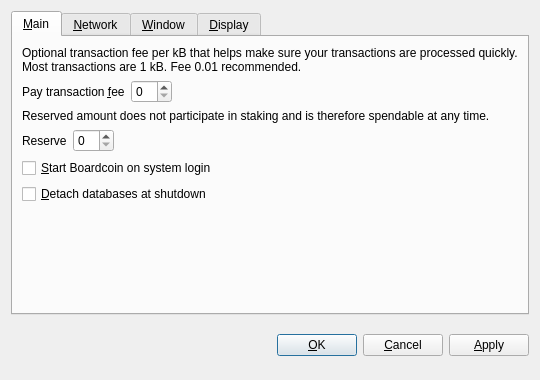
<?xml version="1.0" encoding="UTF-8"?>
<ui version="4.0">
 <class>OptionsDialog</class>
 <widget class="QDialog" name="OptionsDialog">
  <property name="geometry">
   <rect>
    <x>0</x>
    <y>0</y>
    <width>540</width>
    <height>380</height>
   </rect>
  </property>
  <property name="windowTitle">
   <string>Options</string>
  </property>
  <property name="modal">
   <bool>true</bool>
  </property>
  <layout class="QVBoxLayout" name="verticalLayout">
   <item>
    <widget class="QTabWidget" name="tabWidget">
     <property name="tabPosition">
      <enum>QTabWidget::North</enum>
     </property>
     <property name="currentIndex">
      <number>0</number>
     </property>
     <widget class="QWidget" name="tabMain">
      <attribute name="title">
       <string>&amp;Main</string>
      </attribute>
      <layout class="QVBoxLayout" name="verticalLayout_Main">
       <item>
        <widget class="QLabel" name="transactionFeeInfoLabel">
         <property name="text">
          <string>Optional transaction fee per kB that helps make sure your transactions are processed quickly. Most transactions are 1 kB. Fee 0.01 recommended.</string>
         </property>
         <property name="textFormat">
          <enum>Qt::PlainText</enum>
         </property>
         <property name="wordWrap">
          <bool>true</bool>
         </property>
        </widget>
       </item>
       <item>
        <layout class="QHBoxLayout" name="horizontalLayoutFee">
         <item>
          <widget class="QLabel" name="transactionFeeLabel">
           <property name="text">
            <string>Pay transaction &amp;fee</string>
           </property>
           <property name="textFormat">
            <enum>Qt::PlainText</enum>
           </property>
           <property name="buddy">
            <cstring>transactionFee</cstring>
           </property>
          </widget>
         </item>
         <item>
          <widget class="BitcoinAmountField" name="transactionFee"/>
         </item>
         <item>
          <spacer name="horizontalSpacerFee">
           <property name="orientation">
            <enum>Qt::Horizontal</enum>
           </property>
           <property name="sizeHint" stdset="0">
            <size>
             <width>40</width>
             <height>20</height>
            </size>
           </property>
          </spacer>
         </item>
        </layout>
       </item>
       <item>
        <widget class="QLabel" name="reserveBalanceInfoLabel">
         <property name="text">
          <string>Reserved amount does not participate in staking and is therefore spendable at any time.</string>
         </property>
         <property name="textFormat">
          <enum>Qt::PlainText</enum>
         </property>
         <property name="wordWrap">
          <bool>true</bool>
         </property>
        </widget>
       </item>
       <item>
        <layout class="QHBoxLayout" name="horizontalLayoutReserveBalance">
         <item>
          <widget class="QLabel" name="reserveBalanceLabel">
           <property name="text">
            <string>Reserve</string>
           </property>
           <property name="textFormat">
            <enum>Qt::PlainText</enum>
           </property>
           <property name="buddy">
            <cstring>reserveBalance</cstring>
           </property>
          </widget>
         </item>
         <item>
          <widget class="BitcoinAmountField" name="reserveBalance"/>
         </item>
         <item>
          <spacer name="horizontalSpacerReserveBalance">
           <property name="orientation">
            <enum>Qt::Horizontal</enum>
           </property>
           <property name="sizeHint" stdset="0">
            <size>
             <width>40</width>
             <height>20</height>
            </size>
           </property>
          </spacer>
         </item>
        </layout>
       </item>
       <item>
        <widget class="QCheckBox" name="bitcoinAtStartup">
         <property name="toolTip">
          <string>Automatically start Boardcoin after logging in to the system.</string>
         </property>
         <property name="text">
          <string>&amp;Start Boardcoin on system login</string>
         </property>
        </widget>
       </item>
       <item>
        <widget class="QCheckBox" name="detachDatabases">
         <property name="toolTip">
          <string>Detach block and address databases at shutdown. This means they can be moved to another data directory, but it slows down shutdown. The wallet is always detached.</string>
         </property>
         <property name="text">
          <string>&amp;Detach databases at shutdown</string>
         </property>
        </widget>
       </item>
       <item>
        <spacer name="verticalSpacer_Main">
         <property name="orientation">
          <enum>Qt::Vertical</enum>
         </property>
         <property name="sizeHint" stdset="0">
          <size>
           <width>20</width>
           <height>40</height>
          </size>
         </property>
        </spacer>
       </item>
      </layout>
     </widget>
     <widget class="QWidget" name="tabNetwork">
      <attribute name="title">
       <string>&amp;Network</string>
      </attribute>
      <layout class="QVBoxLayout" name="verticalLayout_Network">
       <item>
        <widget class="QCheckBox" name="mapPortUpnp">
         <property name="toolTip">
          <string>Automatically open the Boardcoin client port on the router. This only works when your router supports UPnP and it is enabled.</string>
         </property>
         <property name="text">
          <string>Map port using &amp;UPnP</string>
         </property>
        </widget>
       </item>
       <item>
        <widget class="QCheckBox" name="connectSocks">
         <property name="toolTip">
          <string>Connect to the Boardcoin network through a SOCKS proxy (e.g. when connecting through Tor).</string>
         </property>
         <property name="text">
          <string>&amp;Connect through SOCKS proxy:</string>
         </property>
        </widget>
       </item>
       <item>
        <layout class="QHBoxLayout" name="horizontalLayout_Network">
         <item>
          <widget class="QLabel" name="proxyIpLabel">
           <property name="text">
            <string>Proxy &amp;IP:</string>
           </property>
           <property name="textFormat">
            <enum>Qt::PlainText</enum>
           </property>
           <property name="buddy">
            <cstring>proxyIp</cstring>
           </property>
          </widget>
         </item>
         <item>
          <widget class="QValidatedLineEdit" name="proxyIp">
           <property name="maximumSize">
            <size>
             <width>140</width>
             <height>16777215</height>
            </size>
           </property>
           <property name="toolTip">
            <string>IP address of the proxy (e.g. 127.0.0.1)</string>
           </property>
          </widget>
         </item>
         <item>
          <widget class="QLabel" name="proxyPortLabel">
           <property name="text">
            <string>&amp;Port:</string>
           </property>
           <property name="textFormat">
            <enum>Qt::PlainText</enum>
           </property>
           <property name="buddy">
            <cstring>proxyPort</cstring>
           </property>
          </widget>
         </item>
         <item>
          <widget class="QLineEdit" name="proxyPort">
           <property name="maximumSize">
            <size>
             <width>55</width>
             <height>16777215</height>
            </size>
           </property>
           <property name="toolTip">
            <string>Port of the proxy (e.g. 9050)</string>
           </property>
          </widget>
         </item>
         <item>
          <widget class="QLabel" name="socksVersionLabel">
           <property name="text">
            <string>SOCKS &amp;Version:</string>
           </property>
           <property name="textFormat">
            <enum>Qt::PlainText</enum>
           </property>
           <property name="buddy">
            <cstring>socksVersion</cstring>
           </property>
          </widget>
         </item>
         <item>
          <widget class="QValueComboBox" name="socksVersion">
           <property name="toolTip">
            <string>SOCKS version of the proxy (e.g. 5)</string>
           </property>
          </widget>
         </item>
         <item>
          <spacer name="horizontalSpacer_Network">
           <property name="orientation">
            <enum>Qt::Horizontal</enum>
           </property>
           <property name="sizeHint" stdset="0">
            <size>
             <width>40</width>
             <height>20</height>
            </size>
           </property>
          </spacer>
         </item>
        </layout>
       </item>
       <item>
        <spacer name="verticalSpacer_Network">
         <property name="orientation">
          <enum>Qt::Vertical</enum>
         </property>
         <property name="sizeHint" stdset="0">
          <size>
           <width>20</width>
           <height>40</height>
          </size>
         </property>
        </spacer>
       </item>
      </layout>
     </widget>
     <widget class="QWidget" name="tabWindow">
      <attribute name="title">
       <string>&amp;Window</string>
      </attribute>
      <layout class="QVBoxLayout" name="verticalLayout_Window">
       <item>
        <widget class="QCheckBox" name="minimizeToTray">
         <property name="toolTip">
          <string>Show only a tray icon after minimizing the window.</string>
         </property>
         <property name="text">
          <string>&amp;Minimize to the tray instead of the taskbar</string>
         </property>
        </widget>
       </item>
       <item>
        <widget class="QCheckBox" name="minimizeOnClose">
         <property name="toolTip">
          <string>Minimize instead of exit the application when the window is closed. When this option is enabled, the application will be closed only after selecting Quit in the menu.</string>
         </property>
         <property name="text">
          <string>M&amp;inimize on close</string>
         </property>
        </widget>
       </item>
       <item>
        <spacer name="verticalSpacer_Window">
         <property name="orientation">
          <enum>Qt::Vertical</enum>
         </property>
         <property name="sizeHint" stdset="0">
          <size>
           <width>20</width>
           <height>40</height>
          </size>
         </property>
        </spacer>
       </item>
      </layout>
     </widget>
     <widget class="QWidget" name="tabDisplay">
      <attribute name="title">
       <string>&amp;Display</string>
      </attribute>
      <layout class="QVBoxLayout" name="verticalLayout_Display">
       <item>
        <layout class="QHBoxLayout" name="horizontalLayout_1_Display">
         <item>
          <widget class="QLabel" name="langLabel">
           <property name="text">
            <string>User Interface &amp;language:</string>
           </property>
           <property name="textFormat">
            <enum>Qt::PlainText</enum>
           </property>
           <property name="buddy">
            <cstring>lang</cstring>
           </property>
          </widget>
         </item>
         <item>
          <widget class="QValueComboBox" name="lang">
           <property name="toolTip">
            <string>The user interface language can be set here. This setting will take effect after restarting Boardcoin.</string>
           </property>
          </widget>
         </item>
        </layout>
       </item>
       <item>
        <layout class="QHBoxLayout" name="horizontalLayout_2_Display">
         <item>
          <widget class="QLabel" name="unitLabel">
           <property name="text">
            <string>&amp;Unit to show amounts in:</string>
           </property>
           <property name="textFormat">
            <enum>Qt::PlainText</enum>
           </property>
           <property name="buddy">
            <cstring>unit</cstring>
           </property>
          </widget>
         </item>
         <item>
          <widget class="QValueComboBox" name="unit">
           <property name="toolTip">
            <string>Choose the default subdivision unit to show in the interface and when sending coins.</string>
           </property>
          </widget>
         </item>
        </layout>
       </item>
       <item>
        <widget class="QCheckBox" name="displayAddresses">
         <property name="toolTip">
          <string>Whether to show Boardcoin addresses in the transaction list or not.</string>
         </property>
         <property name="text">
          <string>&amp;Display addresses in transaction list</string>
         </property>
        </widget>
       </item>
       <item>
        <widget class="QCheckBox" name="coinControlFeatures">
         <property name="toolTip">
          <string>Whether to show coin control features or not.</string>
         </property>
         <property name="text">
          <string>Display coin &amp;control features (experts only!)</string>
         </property>
        </widget>
       </item>
       <item>
        <spacer name="verticalSpacer_Display">
         <property name="orientation">
          <enum>Qt::Vertical</enum>
         </property>
         <property name="sizeHint" stdset="0">
          <size>
           <width>20</width>
           <height>40</height>
          </size>
         </property>
        </spacer>
       </item>
      </layout>
     </widget>
    </widget>
   </item>
   <item>
    <layout class="QHBoxLayout" name="horizontalLayout_Buttons">
     <item>
      <spacer name="horizontalSpacer_1">
       <property name="orientation">
        <enum>Qt::Horizontal</enum>
       </property>
       <property name="sizeHint" stdset="0">
        <size>
         <width>40</width>
         <height>48</height>
        </size>
       </property>
      </spacer>
     </item>
     <item>
      <widget class="QLabel" name="statusLabel">
       <property name="font">
        <font>
         <weight>75</weight>
         <bold>true</bold>
        </font>
       </property>
       <property name="text">
        <string/>
       </property>
       <property name="textFormat">
        <enum>Qt::PlainText</enum>
       </property>
       <property name="wordWrap">
        <bool>true</bool>
       </property>
      </widget>
     </item>
     <item>
      <spacer name="horizontalSpacer_2">
       <property name="orientation">
        <enum>Qt::Horizontal</enum>
       </property>
       <property name="sizeHint" stdset="0">
        <size>
         <width>40</width>
         <height>48</height>
        </size>
       </property>
      </spacer>
     </item>
     <item>
      <widget class="QPushButton" name="okButton">
       <property name="text">
        <string>&amp;OK</string>
       </property>
      </widget>
     </item>
     <item>
      <widget class="QPushButton" name="cancelButton">
       <property name="text">
        <string>&amp;Cancel</string>
       </property>
       <property name="autoDefault">
        <bool>false</bool>
       </property>
      </widget>
     </item>
     <item>
      <widget class="QPushButton" name="applyButton">
       <property name="text">
        <string>&amp;Apply</string>
       </property>
       <property name="autoDefault">
        <bool>false</bool>
       </property>
      </widget>
     </item>
    </layout>
   </item>
  </layout>
 </widget>
 <customwidgets>
  <customwidget>
   <class>BitcoinAmountField</class>
   <extends>QSpinBox</extends>
   <header>bitcoinamountfield.h</header>
  </customwidget>
  <customwidget>
   <class>QValueComboBox</class>
   <extends>QComboBox</extends>
   <header>qvaluecombobox.h</header>
  </customwidget>
  <customwidget>
   <class>QValidatedLineEdit</class>
   <extends>QLineEdit</extends>
   <header>qvalidatedlineedit.h</header>
  </customwidget>
 </customwidgets>
 <resources/>
 <connections/>
</ui>
